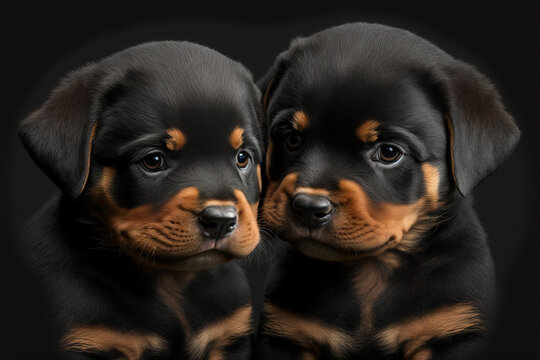
#> input picture Images/rott.jpg, 540 x 360 px, found by its file name
$ python main.py
#> lines starting #> are read from the running program, lines starting #| are printed output that depends on the picture; after the words box and inside, x2 and y2 are one past the last pixel; in counts of white or black regions, pixels touching at a corner belong together
import cv2
from matplotlib import pyplot as plt
import numpy as np
print(cv2.__version__)


def imshow(title="",image=None,size=10):
    w, h = image.shape[0],image.shape[1]
    aspect_ratio=w/h
    plt.figure(figsize=(size*aspect_ratio,size))
    plt.imshow(cv2.cvtColor(image,cv2.COLOR_BGR2RGB))
    plt.title(title)
    plt.show()


image = cv2.imread("./images/rott.jpg")
#> image is the input picture: shape (360, 540, 3); mean B, G, R 29.9, 35.1, 41
gray_image = cv2.cvtColor(image,cv2.COLOR_BGR2GRAY)
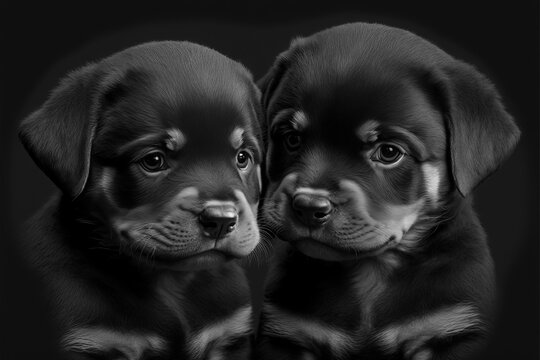
#> gray_image: shape (360, 540); min 0, max 253, mean 36.3
image_black = np.zeros((512,512,3),np.uint8)

#image,startign ,ending,colour,size
#cv2.line(image_blak,(0,0),(511,511),(255,255,255),5)
#image starting, ending, size
cv2.rectangle(image_black,(200,100),(300,250),(255,255,255),2)
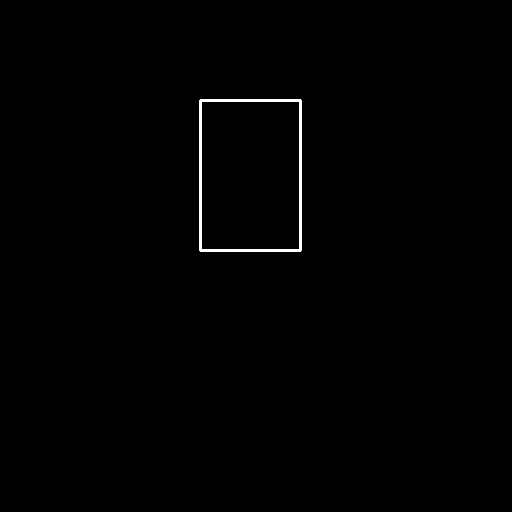
#> image_black: shape (512, 512, 3); 0.57% white; 1 white region, box (x1, y1, x2, y2) and area: (199, 99, 302, 252) 1496
#image, centre, radius, colr , fill
#cv2.circle(image_black,(300,300),100,(255,255,255),-1)
#our_string = "Hello World"
#image, text to display, bottom left starting point, Font,font size, Color, Thickness
#cv2.putText(image_black,our_string,(155,290),cv2.FONT_HERSHEY_SIMPLEX,1,(40,200,0),4)


R, G, B= cv2.split(image)
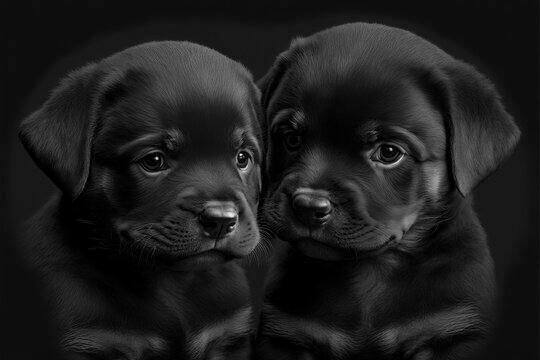
#> R: shape (360, 540); min 0, max 255, mean 29.9
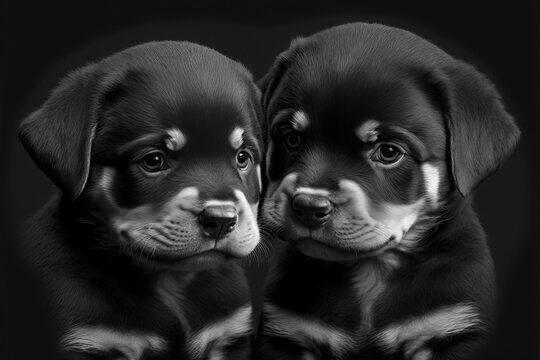
#> B: shape (360, 540); min 0, max 251, mean 41
print(f"shape of R :{R.shape}, shape of G :{G.shape}, shape of B:{B.shape}")
#| shape of R :(360, 540), shape of G :(360, 540), shape of B:(360, 540)

print(image.shape)
#| (360, 540, 3)
print(gray_image.shape)
#| (360, 540)

imshow('rottwiller',image_black,6)
